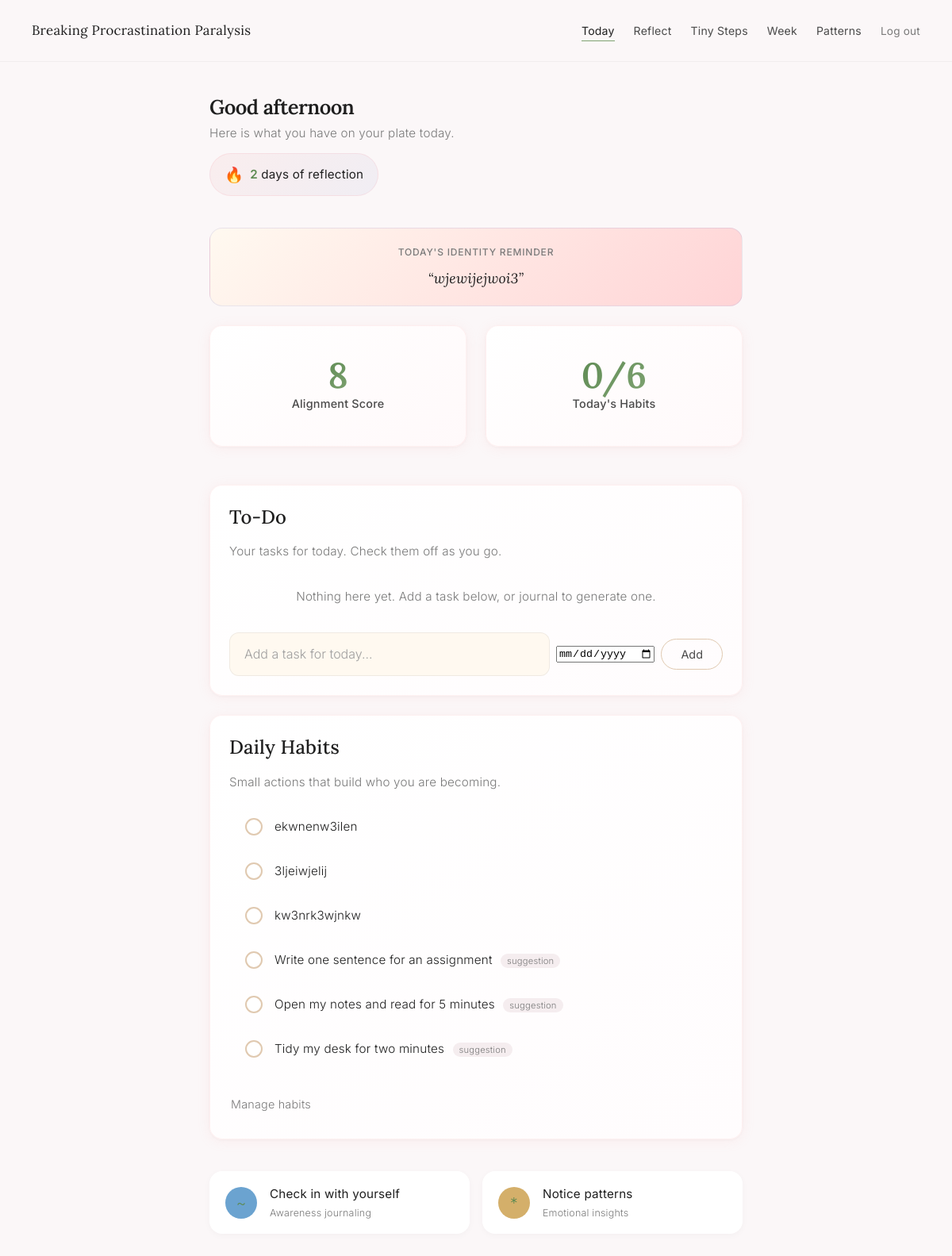
/today (signed in), run on the app's committed database.
### tables this page shows
CREATE TABLE identity_beliefs (
            id INTEGER PRIMARY KEY AUTOINCREMENT,
            user_id INTEGER NOT NULL,
            belief_text TEXT NOT NULL,
            linked_goal_id INTEGER,
            created_at TEXT NOT NULL,
            FOREIGN KEY (user_id) REFERENCES users(id),
            FOREIGN KEY (linked_goal_id) REFERENCES goals(id)
        );

CREATE TABLE habits (
            id INTEGER PRIMARY KEY AUTOINCREMENT,
            user_id INTEGER NOT NULL,
            name TEXT NOT NULL,
            is_sample INTEGER NOT NULL DEFAULT 0,
            created_at TEXT NOT NULL, linked_goal_id INTEGER,
            FOREIGN KEY (user_id) REFERENCES users(id)
        );

### app.py (the view)
@app.route("/today")
@login_required
@onboarding_check
def today():
    user_id = session['user_id']
    today_str = date.today().isoformat()
    conn = get_db_connection()
    try:
        cur = conn.cursor()
        cur.execute(
            "SELECT id, text, source, journal_entry_id, due_date, is_done, created_at "
            "FROM todos WHERE user_id = ? AND (is_done = 0 AND (due_date IS NULL OR due_date <= ?)) "
            "ORDER BY created_at DESC",
            (user_id, today_str),
        )
        active_todos = cur.fetchall()
        cur.execute(
            "SELECT id, text, source, is_done, created_at "
            "FROM todos WHERE user_id = ? AND is_done = 1 AND date(created_at) >= ? "
            "ORDER BY created_at DESC LIMIT 10",
            (user_id, today_str),
        )
        done_todos = cur.fetchall()
        cur.execute(
            "SELECT id, name, is_sample FROM habits WHERE user_id = ? ORDER BY is_sample ASC, id ASC",
            (user_id,),
        )
        habits_rows = cur.fetchall()
        cur.execute(
            "SELECT habit_id FROM habit_completions hc "
            "JOIN habits h ON hc.habit_id = h.id "
            "WHERE h.user_id = ? AND date(hc.completed_at) = ?",
            (user_id, today_str),
        )
        completed_habit_ids = {row['habit_id'] for row in cur.fetchall()}
        week_end = (date.today() + timedelta(days=7)).isoformat()
        cur.execute(
            "SELECT COUNT(*) as count FROM todos "
            "WHERE user_id = ? AND is_done = 0 AND due_date IS NOT NULL AND due_date BETWEEN ? AND ?",
            (user_id, today_str, week_end),
        )
        upcoming_count = cur.fetchone()['count']
        alignment_score, emotional_streak, _ = get_alignment_state(user_id)
        cur.execute(
            "SELECT belief_text FROM identity_beliefs WHERE user_id = ? ORDER BY RANDOM() LIMIT 1",
            (user_id,),
        )
        belief_row = cur.fetchone()
        today_belief = belief_row["belief_text"] if belief_row else None
        week_start = (date.today() - timedelta(days=6)).isoformat()
        cur.execute(
            "SELECT COUNT(DISTINCT date(created_at)) as count "
            "FROM journal_entries WHERE user_id = ? AND date(created_at) BETWEEN ? AND ?",
            (user_id, week_start, today_str),
        )
        active_days_this_week = cur.fetchone()['count']
        cur.execute(
            "SELECT COUNT(*) as count FROM habit_completions hc "
            "JOIN habits h ON hc.habit_id = h.id "
            "WHERE h.user_id = ? AND date(hc.completed_at) BETWEEN ? AND ?",
            (user_id, week_start, today_str),
        )
        habits_done_this_week = cur.fetchone()['count']
        cur.execute(
            "SELECT DISTINCT date(created_at) as entry_date "
            "FROM journal_entries WHERE user_id = ? AND date(created_at) BETWEEN ? AND ?",
            (user_id, week_start, today_str),
        )
        active_dates = {row['entry_date'] for row in cur.fetchall()}
        week_days = []
        day_names = ['M', 'T', 'W', 'T', 'F', 'S', 'S']
        day_full_names = ['Monday', 'Tuesday', 'Wednesday', 'Thursday', 'Friday', 'Saturday', 'Sunday']
        for i in range(7):
            day_date = date.today() - timedelta(days=6-i)
            day_str = day_date.isoformat()
            week_days.append({
                'initial': day_names[day_date.weekday()],
                'name': day_full_names[day_date.weekday()],
                'active': day_str in active_dates,
                'is_today': day_str == today_str,
            })
        total_habits = len(habits_rows)
        habits_completed_today = len(completed_habit_ids)
        all_habits_completed = (total_habits > 0 and habits_completed_today == total_habits)
        weekly_message = None
        if active_days_this_week >= 5:
            weekly_message = "You're showing up consistently — that's powerful."
        elif active_days_this_week >= 3:
            weekly_message = "You're building momentum, one day at a time."
        elif active_days_this_week >= 1:
            weekly_message = "You showed up this week. That counts."
        show_weekly_summary = (active_days_this_week > 0 or habits_done_this_week > 0)
    finally:
        conn.close()
    return render_template(
        "today.html",
        greeting=get_greeting(),
        active_todos=active_todos,
        done_todos=done_todos,
        habits=habits_rows,
        completed_habit_ids=completed_habit_ids,
        upcoming_count=upcoming_count,
        alignment_score=alignment_score,
        emotional_streak=emotional_streak,
        today_str=today_str,
        show_weekly_summary=show_weekly_summary,
        week_days=week_days,
        active_days_this_week=active_days_this_week,
        habits_done_this_week=habits_done_this_week,
        weekly_message=weekly_message,
        total_habits=total_habits,
        habits_completed_today=habits_completed_today,
        all_habits_completed=all_habits_completed,
        today_belief=today_belief,
    )

### app.py (called while the page is built)
def get_db_connection():
    conn = sqlite3.connect(DB_PATH, timeout=30)  # Increased timeout to 30 seconds
    conn.row_factory = sqlite3.Row
    conn.execute("PRAGMA journal_mode=WAL")  # Enable Write-Ahead Logging for better concurrency
    return conn

def login_required(f):
    @wraps(f)
    def decorated_function(*args, **kwargs):
        if 'user_id' not in session:
            return redirect(url_for('landing'))
        return f(*args, **kwargs)
    return decorated_function

def onboarding_check(f):
    @wraps(f)
    def decorated_function(*args, **kwargs):
        if 'user_id' not in session:
            return redirect(url_for('landing'))
        user_id = session['user_id']
        conn = get_db_connection()
        try:
            cur = conn.cursor()
            cur.execute("SELECT onboarding_complete FROM users WHERE id = ?", (user_id,))
            user = cur.fetchone()
            if user and user['onboarding_complete'] == 0:
                return redirect(get_next_onboarding_step(user_id))
        finally:
            conn.close()
        return f(*args, **kwargs)
    return decorated_function

def get_greeting() -> str:
    hour = datetime.now().hour
    if hour < 12:
        return "Good morning"
    elif hour < 17:
        return "Good afternoon"
    elif hour < 21:
        return "Good evening"
    else:
        return "Welcome back"

def get_alignment_state(user_id):
    conn = get_db_connection()
    try:
        cur = conn.cursor()
        cur.execute(
            "SELECT alignment_score, emotional_streak, last_journal_date "
            "FROM alignment_state WHERE user_id = ?;",
            (user_id,),
        )
        row = cur.fetchone()
        if row is None:
            return 0, 0, None
        return row["alignment_score"], row["emotional_streak"], row["last_journal_date"]
    finally:
        conn.close()

### templates/today.html (shortened to what this page needs)
<!doctype html>
<html lang="en">
<head>
    <link rel="stylesheet" href="{{ url_for('static', filename='calm.css') }}">
</head>
<body>
<div class="page-wrapper">
    <nav class="page-nav">
        <a href="{{ url_for('dashboard') }}" class="nav-brand">Breaking Procrastination Paralysis</a>
        <ul class="nav-links">
            <li><a href="{{ url_for('today') }}" class="active">Today</a></li>
            <li><a href="{{ url_for('journal') }}">Reflect</a></li>
            <li><a href="{{ url_for('habits') }}">Tiny Steps</a></li>
            <li><a href="{{ url_for('week') }}">Week</a></li>
            <li><a href="{{ url_for('analytics') }}">Patterns</a></li>
            <li><a href="{{ url_for('logout') }}" class="logout-link">Log out</a></li>
        </ul>
    </nav>
    <main class="page-content stagger-children">
        <div class="greeting">
            <h1 class="greeting-text">{{ greeting }}</h1>
            <p class="greeting-sub">Here is what you have on your plate today.</p>
            {% if emotional_streak > 0 %}
            <div style="margin-top: 12px;">
                <span class="streak-display">
                    <span class="streak-emoji">🔥</span>
                    <span><span class="streak-number">{{ emotional_streak }}</span> day{{ 's' if emotional_streak != 1 }} of reflection</span>
                </span>
            </div>
            {% endif %}
        </div>
        {% if today_belief %}
        <div class="belief-reminder fade-in-up">
            <p class="belief-reminder-label">Today's identity reminder</p>
            <p class="belief-reminder-text">&ldquo;{{ today_belief }}&rdquo;</p>
        </div>
        {% endif %}
        <div class="metric-grid">
            <div class="card metric-card">
                <span class="metric-value">{{ alignment_score }}</span>
                <p class="metric-label">Alignment Score</p>
            </div>
            <div class="card metric-card">
                <span class="metric-value">{{ habits_completed_today }}/{{ total_habits }}</span>
                <p class="metric-label">Today's Habits</p>
            </div>
        </div>
        <div class="card" style="padding: 24px;">
            <h2>To-Do</h2>
            <p class="section-subtitle" style="margin-bottom: 16px;">
                Your tasks for today. Check them off as you go.
            </p>
            {% if active_todos %}
            <ul class="habit-list">
                {% for todo in active_todos %}
                <li class="habit-item">
                    <form method="post" action="{{ url_for('toggle_todo', todo_id=todo['id']) }}" style="display: flex; align-items: center; gap: 12px; width: 100%;">
                        <button type="submit" class="habit-checkbox" style="border: none; cursor: pointer;"></button>
                        <span class="habit-label">
                            {{ todo['text'] }}
                            {% if todo['source'] == 'journal' %}
                                <span class="habit-tag">from journal</span>
                            {% endif %}
                            {% if todo['due_date'] %}
                                <span class="habit-tag">due {{ todo['due_date'] }}</span>
                            {% endif %}
                        </span>
                    </form>
                </li>
                {% endfor %}
            </ul>
            {% else %}
            <p class="empty-state" style="padding: 16px 0;">
                Nothing here yet. Add a task below, or journal to generate one.
            </p>
            {% endif %}
            <form method="post" action="{{ url_for('add_manual_todo') }}" style="margin-top: 16px;">
                <div class="add-habit-wrapper">
                    <input type="text" name="todo_text" placeholder="Add a task for today...">
                    <input type="date" name="due_date" style="max-width: 160px;">
                    <button class="btn-gentle" type="submit">Add</button>
                </div>
            </form>
        </div>
        <div class="card" style="padding: 24px;">
            <h2>Daily Habits</h2>
            <p class="section-subtitle" style="margin-bottom: 16px;">
                Small actions that build who you are becoming.
            </p>
            {% if habits %}
            <ul class="habit-list">
                {% for h in habits %}
                <li class="habit-item">
                    <form method="post" action="{{ url_for('toggle_habit', habit_id=h['id']) }}" style="display: flex; align-items: center; gap: 12px; width: 100%;">
                        <input
                            class="habit-checkbox"
                            type="checkbox"
                            onchange="this.form.submit()"
                            {{ 'checked' if h['id'] in completed_habit_ids }}
                        >
                        <label class="habit-label">
                            {{ h['name'] }}
                            {% if h['is_sample'] %}
                                <span class="habit-tag">suggestion</span>
                            {% endif %}
                        </label>
                    </form>
                </li>
                {% endfor %}
            </ul>
            <p style="margin-top: 12px;">
                <a href="{{ url_for('habits') }}" class="btn-text">Manage habits</a>
            </p>
            {% else %}
            <p class="empty-state" style="padding: 16px 0;">
                No habits set up yet.
                <a href="{{ url_for('habits') }}" class="btn-text">Add your first tiny step</a>
            </p>
            {% endif %}
        </div>
        <div class="nav-actions">
            <a href="{{ url_for('journal') }}" class="nav-action-link">
                <span class="action-icon icon-awareness">~</span>
                <span class="action-text">
                    <span class="action-label">Check in with yourself</span>
                    <span class="action-hint">Awareness journaling</span>
                </span>
            </a>
            <a href="{{ url_for('analytics') }}" class="nav-action-link">
                <span class="action-icon icon-patterns">*</span>
                <span class="action-text">
                    <span class="action-label">Notice patterns</span>
                    <span class="action-hint">Emotional insights</span>
                </span>
            </a>
        </div>
    </main>
</div>
</body>
</html>

### data on the page
identity_beliefs: belief_text "wjewijejwoi3"
habits: name "ekwnenw3ilen"
habits: name "3ljeiwjelij"
habits: name "kw3nrk3wjnkw"
habits: name "Write one sentence for an assignment", is_sample "suggestion"
habits: name "Open my notes and read for 5 minutes", is_sample "suggestion"
habits: name "Tidy my desk for two minutes", is_sample "suggestion"

### other printed values
{{ greeting }} "Good afternoon"
{{ emotional_streak }} "2"
{{ 's' if emotional_streak != 1 }} "s"
{{ alignment_score }} "8"
{{ habits_completed_today }} "0"
{{ total_habits }} "6"
